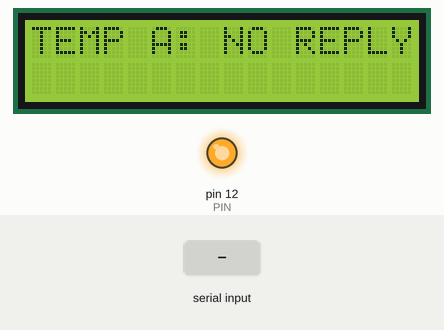
Simulated run of this sketch. Board: Arduino Uno, built with avr-gcc and run on an emulated ATmega328P. Parts: 16×2 character LCD, output pins drawn as LEDs (lit = HIGH). The inputs (shaded band) are chosen by the test bench. What the sketch prints to the serial monitor is not drawn.

Above: at 0.97 s.
1.5 s: "1" received over Serial
At 2.49 s:
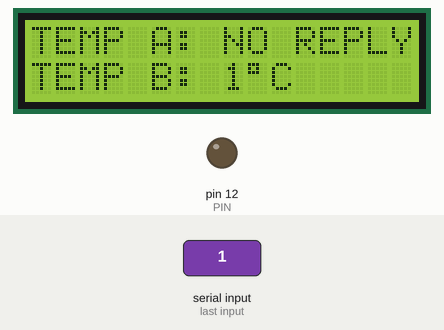
At 6.5 s:
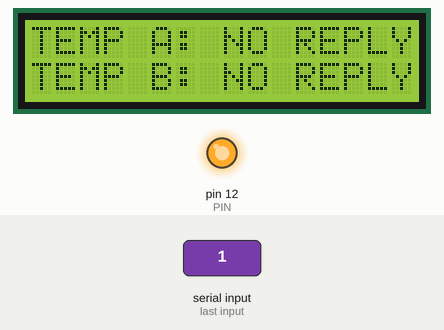
7.5 s: "0" received over Serial
At 8.8 s:
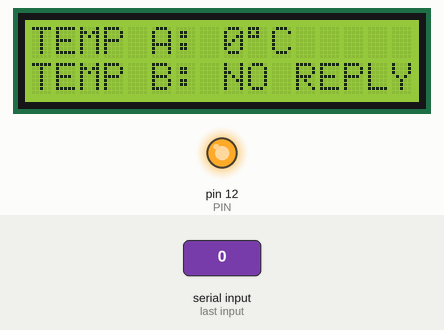
Timing chart, 0 to 16.5 s (numbered marks = the images above; inputs shaded):
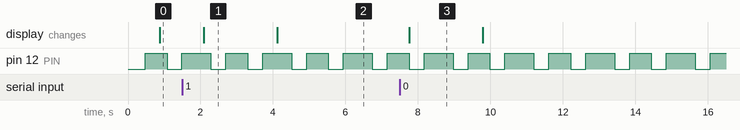

The sketch:

Master_Node.ino
```cpp
    /* This sketch for Master node that modified of wireless communication between
       RFBee module using Different channel to communicate with slave node */

    #include <LiquidCrystal.h> // include the library code:
    LiquidCrystal lcd(8, 9, 4, 5, 6, 7); // initialize the library with the numbers of the interface pins
    int PIN = 12;

    void setup()
    {
      pinMode(PIN, OUTPUT);  // initialize the PIN as an output:
      Serial.begin(9600);              // 9600 baud rate
      lcd.begin(16, 2);      // set up the LCD's number of columns and rows:
    }

    void loop()
    {
      digitalWrite(PIN, LOW);      // turn the PIN off by making the voltage LOW
      delay(200);
      Serial.println("AT+C007");       // Give command to set channel of RFBee module to C002
      delay(200);
      filter_feedback();          // to filter the feedback of the command that given(example, OK+C001)
      digitalWrite(PIN,HIGH );  // turn the PIN on (HIGH is the voltage level)
      delay(200);
      get_temp();                 // Read and write temperature value on LCD shield
      digitalWrite(PIN, LOW);    // turn the PIN off by making the voltage LOW
      delay(200);
      Serial.println("AT+C009");       // Give command to set channel of RFBee module to C001
      delay(200);
      filter_feedback();
      digitalWrite(PIN,HIGH );   // turn the PIN on (HIGH is the voltage level)
      delay(200);
      get_temp_B();                 // Read and write temperature value on LCD shield
      delay(200);
    }

    void filter_feedback()        //  // to filter the feedback of the command that given(example, OK+C001)
    {
    if (Serial.available())
      {
        lcd.setCursor(20,0);
        while (Serial.available() > 0)
         {
           lcd.write(Serial.read());
         }
      }
    delay(10);
    }

    void get_temp()
    {
    Serial.print("T");
    delay(200);
      {
      // when characters arrive over the serial port...
      if (Serial.available())               // wait a bit for the entire message to arrive
        {
        delay(200);
        lcd.setCursor(0,0);
        lcd.print("TEMP A: ");                   // send out a string
        while (Serial.available() > 0)
          {
           lcd.write(Serial.read());
          }
        lcd.write(223); // degree sign
        lcd.print("C                    ");
        }
      else
        {
          lcd.setCursor(0,0);
          lcd.print("TEMP A: ");                   // send out a string
          lcd.setCursor(8,0);
          lcd.print("NO REPLY        ");
          delay(200);
        }
      }
    }

     void get_temp_B()
      {
      Serial.print("T");
      delay(200);
        {
        if (Serial.available())     // wait a bit for the entire message to arrive
          {
          delay(200);
          lcd.setCursor(0,1);
          lcd.print("TEMP B: ");                   // send out a string
          while (Serial.available() > 0)
            {
              lcd.write(Serial.read());
            }
          lcd.write(223); // degree sign
          lcd.print("C           ");
          }
        else
          {
            lcd.setCursor(0,1);
            lcd.print("TEMP B: ");                   // send out a string
            lcd.setCursor(8,1);
            lcd.print("NO REPLY           ");
            delay(200);
          }
        }
      }
```

Measured:
- after the input at 1.5 s, the display: changes after 0.59 s (image 1)
- after the input at 7.5 s, the display: changes after 0.26 s (image 3)
- by itself, pin 12 (PIN): repeats every 2.2 s: HIGH 0.80 s, LOW 0.41 s, HIGH 0.60 s, LOW 0.41 s
- what the display in image 1 shows lasts 2.0 s, from 2.1 s to 4.1 s
